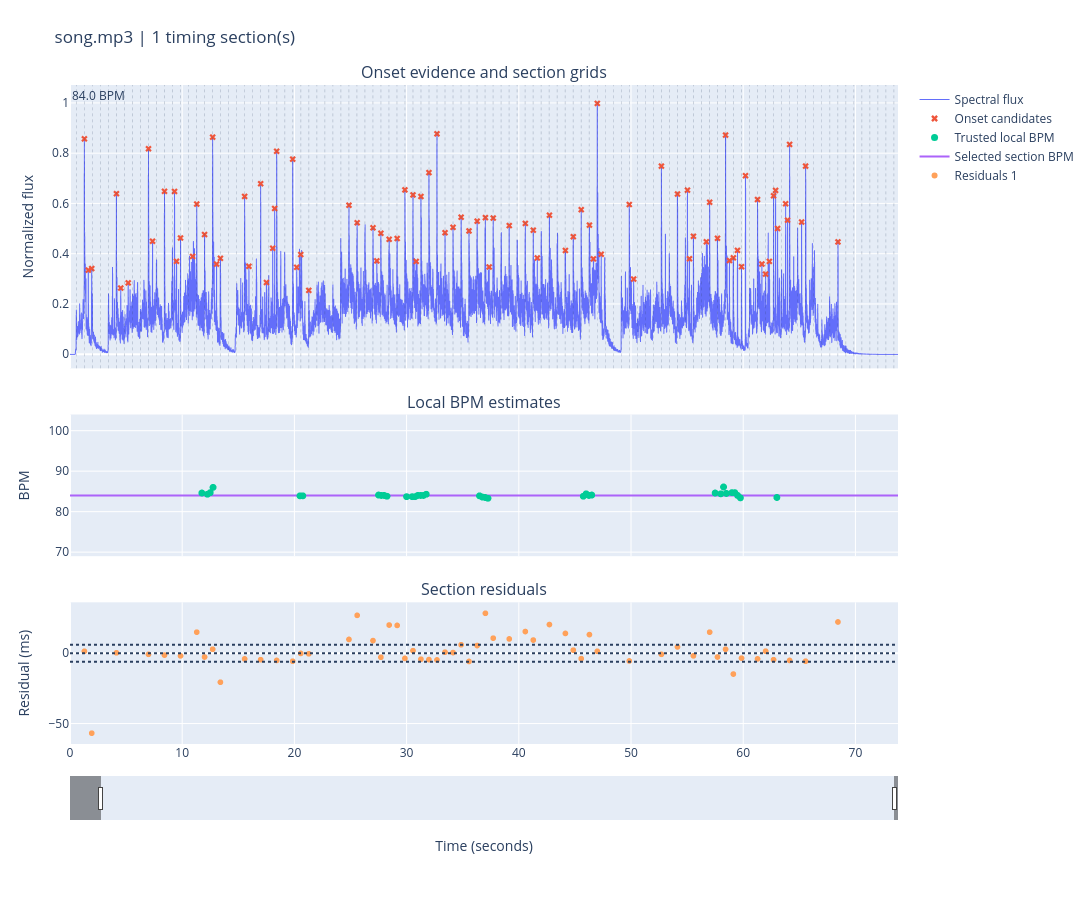

The notebook cell saved with this chart:
### Markdown cell above
## 5. Optional prediction visualizer

### Code cell
figure = core.visualize_timing_segments(result)

### Figure 1 — Plotly figure (JSON) as saved in the notebook; plotly's stock layout.template omitted (floating-point values rounded to 4 significant figures; data arrays with more than 128 entries replaced by an {"elided": "..."} marker saying what was removed)
{"data": [{"line": {"width": 1}, "mode": "lines", "name": "Spectral flux", "type": "scattergl", "x": {"elided": "12713 float values"}, "xaxis": "x", "y": {"elided": "12713 float values"}, "yaxis": "y"}, {"marker": {"size": 6, "symbol": "x"}, "mode": "markers", "name": "Onset candidates", "type": "scattergl", "x": [1.283, 1.631, 1.939, 4.139, 4.522, 5.19, 6.995, 7.355, 8.423, 9.317, 9.491, 9.851, 10.92, 11.3, 11.99, 12.71, 13.06, 13.4, 15.56, 15.95, 16.99, 17.51, 18.07, 18.24, 18.42, 19.85, 20.21, 20.57, 21.28, 24.86, 25.59, 27.0, 27.35, 27.71, 28.44, 29.16, 29.85, 30.57, 30.85, 31.28, 31.99, 32.71, 33.43, 34.14, 34.86, 35.56, 36.29, 37.02, 37.36, 37.72, 39.15, 40.58, 41.29, 41.65, 42.73, 44.15, 44.86, 45.56, 46.29, 46.65, 47.0, 47.35, 49.85, 50.24, 52.71, 54.14, 55.03, 55.21, 55.57, 56.71, 57.01, 57.71, 58.43, 58.78, 59.12, 59.49, 59.85, 60.2, 61.28, 61.67, 62.0, 62.33, 62.71, 62.89, 63.07, 63.78, 63.95, 64.13, 65.21, 65.56, 68.45], "xaxis": "x", "y": [0.8587, 0.3356, 0.3419, 0.6403, 0.2641, 0.2848, 0.8192, 0.4508, 0.6496, 0.6491, 0.3708, 0.4637, 0.3903, 0.5989, 0.4774, 0.8655, 0.3597, 0.3826, 0.6294, 0.3509, 0.68, 0.2863, 0.423, 0.5813, 0.8093, 0.7778, 0.3469, 0.3978, 0.255, 0.5942, 0.5243, 0.5044, 0.3725, 0.4826, 0.4585, 0.4616, 0.6554, 0.6354, 0.3703, 0.6291, 0.7242, 0.8788, 0.4847, 0.5062, 0.5466, 0.4917, 0.5308, 0.5448, 0.3482, 0.5431, 0.513, 0.5218, 0.4947, 0.3841, 0.5545, 0.4139, 0.4687, 0.5766, 0.5149, 0.3803, 1.0, 0.399, 0.5971, 0.3, 0.75, 0.6388, 0.6543, 0.3809, 0.4705, 0.4486, 0.606, 0.4625, 0.8737, 0.3738, 0.3846, 0.4143, 0.3492, 0.7119, 0.6169, 0.36, 0.3198, 0.3705, 0.6319, 0.6533, 0.5015, 0.6001, 0.5346, 0.8365, 0.5273, 0.7501, 0.448], "yaxis": "y"}, {"hovertemplate": "time=%{x:.3f}s<br>BPM=%{y:.2f}<extra></extra>", "marker": {"size": 7}, "mode": "markers", "name": "Trusted local BPM", "type": "scattergl", "x": [11.75, 12.25, 12.5, 12.75, 20.5, 20.75, 27.5, 27.75, 28.0, 28.25, 30.0, 30.5, 30.75, 31.0, 31.25, 31.5, 31.75, 36.5, 36.75, 37.0, 37.25, 45.75, 46.0, 46.25, 46.5, 57.5, 58.0, 58.25, 58.5, 59.0, 59.25, 59.5, 59.75, 63.0], "xaxis": "x2", "y": [84.7, 84.4, 84.8, 86.1, 84.0, 84.0, 84.2, 84.1, 84.1, 83.9, 83.8, 83.8, 83.8, 84.1, 84.1, 84.1, 84.4, 84.0, 83.7, 83.6, 83.4, 83.9, 84.5, 84.1, 84.2, 84.7, 84.5, 86.2, 84.6, 84.8, 84.8, 84.1, 83.5, 83.6], "yaxis": "y2"}, {"line": {"shape": "hv", "width": 2}, "mode": "lines", "name": "Selected section BPM", "type": "scatter", "x": [0, 73.8], "xaxis": "x2", "y": [84, 84], "yaxis": "y2"}, {"hovertemplate": "time=%{x:.4f}s<br>residual=%{y:.3f}ms<extra></extra>", "marker": {"size": 6}, "mode": "markers", "name": "Residuals 1", "type": "scattergl", "x": [1.283, 1.939, 4.139, 6.995, 8.423, 9.851, 11.3, 11.99, 12.71, 13.4, 15.56, 16.99, 18.42, 19.85, 20.57, 21.28, 24.86, 25.59, 27.0, 27.71, 28.44, 29.16, 29.85, 30.57, 31.28, 31.99, 32.71, 33.43, 34.14, 34.86, 35.56, 36.29, 37.02, 37.72, 39.15, 40.58, 41.29, 42.73, 44.15, 44.86, 45.56, 46.29, 47.0, 49.85, 52.71, 54.14, 55.57, 57.01, 57.71, 58.43, 59.12, 59.85, 61.28, 62.0, 62.71, 64.13, 65.56, 68.45], "xaxis": "x3", "y": [1.474, -56.85, 0.3855, -0.7029, -1.247, -1.791, 15.08, -2.608, 2.925, -20.57, -3.968, -4.512, -5.057, -5.601, -0.06803, -0.3401, 9.909, 27.05, 9.093, -2.789, 20.16, 19.89, -3.605, 1.927, -4.15, -4.422, -4.694, 0.839, 0.5669, 6.1, -5.782, 5.556, 28.5, 10.82, 10.27, 15.53, 9.456, 20.52, 14.17, 2.29, -3.787, 13.36, 1.474, -5.42, -0.7029, 4.558, -1.791, 15.08, -2.608, 2.925, -14.76, -3.424, -3.968, 1.565, -4.512, -5.057, -5.601, 22.34], "yaxis": "y3"}], "layout": {"annotations": [{"font": {"size": 16}, "showarrow": false, "text": "Onset evidence and section grids", "x": 0.5, "xanchor": "center", "xref": "paper", "y": 1, "yanchor": "bottom", "yref": "paper"}, {"font": {"size": 16}, "showarrow": false, "text": "Local BPM estimates", "x": 0.5, "xanchor": "center", "xref": "paper", "y": 0.5, "yanchor": "bottom", "yref": "paper"}, {"font": {"size": 16}, "showarrow": false, "text": "Section residuals", "x": 0.5, "xanchor": "center", "xref": "paper", "y": 0.215, "yanchor": "bottom", "yref": "paper"}, {"showarrow": false, "text": "84.0 BPM", "x": 0, "xanchor": "left", "xref": "x", "y": 1, "yanchor": "top", "yref": "y domain"}], "autosize": false, "dragmode": "pan", "height": 900, "hovermode": "closest", "margin": {"b": 80, "l": 70, "r": 30, "t": 85}, "shapes": [{"line": {"dash": "dot", "width": 0.6}, "opacity": 0.35, "type": "line", "x0": 0.5671, "x1": 0.5671, "xref": "x", "y0": 0, "y1": 1, "yref": "y domain"}, {"line": {"dash": "dot", "width": 0.6}, "opacity": 0.35, "type": "line", "x0": 1.281, "x1": 1.281, "xref": "x", "y0": 0, "y1": 1, "yref": "y domain"}, {"line": {"dash": "dot", "width": 0.6}, "opacity": 0.35, "type": "line", "x0": 1.996, "x1": 1.996, "xref": "x", "y0": 0, "y1": 1, "yref": "y domain"}, {"line": {"dash": "dot", "width": 0.6}, "opacity": 0.35, "type": "line", "x0": 2.71, "x1": 2.71, "xref": "x", "y0": 0, "y1": 1, "yref": "y domain"}, {"line": {"dash": "dot", "width": 0.6}, "opacity": 0.35, "type": "line", "x0": 3.424, "x1": 3.424, "xref": "x", "y0": 0, "y1": 1, "yref": "y domain"}, {"line": {"dash": "dot", "width": 0.6}, "opacity": 0.35, "type": "line", "x0": 4.139, "x1": 4.139, "xref": "x", "y0": 0, "y1": 1, "yref": "y domain"}, {"line": {"dash": "dot", "width": 0.6}, "opacity": 0.35, "type": "line", "x0": 4.853, "x1": 4.853, "xref": "x", "y0": 0, "y1": 1, "yref": "y domain"}, {"line": {"dash": "dot", "width": 0.6}, "opacity": 0.35, "type": "line", "x0": 5.567, "x1": 5.567, "xref": "x", "y0": 0, "y1": 1, "yref": "y domain"}, {"line": {"dash": "dot", "width": 0.6}, "opacity": 0.35, "type": "line", "x0": 6.281, "x1": 6.281, "xref": "x", "y0": 0, "y1": 1, "yref": "y domain"}, {"line": {"dash": "dot", "width": 0.6}, "opacity": 0.35, "type": "line", "x0": 6.996, "x1": 6.996, "xref": "x", "y0": 0, "y1": 1, "yref": "y domain"}, {"line": {"dash": "dot", "width": 0.6}, "opacity": 0.35, "type": "line", "x0": 7.71, "x1": 7.71, "xref": "x", "y0": 0, "y1": 1, "yref": "y domain"}, {"line": {"dash": "dot", "width": 0.6}, "opacity": 0.35, "type": "line", "x0": 8.424, "x1": 8.424, "xref": "x", "y0": 0, "y1": 1, "yref": "y domain"}, {"line": {"dash": "dot", "width": 0.6}, "opacity": 0.35, "type": "line", "x0": 9.139, "x1": 9.139, "xref": "x", "y0": 0, "y1": 1, "yref": "y domain"}, {"line": {"dash": "dot", "width": 0.6}, "opacity": 0.35, "type": "line", "x0": 9.853, "x1": 9.853, "xref": "x", "y0": 0, "y1": 1, "yref": "y domain"}, {"line": {"dash": "dot", "width": 0.6}, "opacity": 0.35, "type": "line", "x0": 10.57, "x1": 10.57, "xref": "x", "y0": 0, "y1": 1, "yref": "y domain"}, {"line": {"dash": "dot", "width": 0.6}, "opacity": 0.35, "type": "line", "x0": 11.28, "x1": 11.28, "xref": "x", "y0": 0, "y1": 1, "yref": "y domain"}, {"line": {"dash": "dot", "width": 0.6}, "opacity": 0.35, "type": "line", "x0": 12.0, "x1": 12.0, "xref": "x", "y0": 0, "y1": 1, "yref": "y domain"}, {"line": {"dash": "dot", "width": 0.6}, "opacity": 0.35, "type": "line", "x0": 12.71, "x1": 12.71, "xref": "x", "y0": 0, "y1": 1, "yref": "y domain"}, {"line": {"dash": "dot", "width": 0.6}, "opacity": 0.35, "type": "line", "x0": 13.42, "x1": 13.42, "xref": "x", "y0": 0, "y1": 1, "yref": "y domain"}, {"line": {"dash": "dot", "width": 0.6}, "opacity": 0.35, "type": "line", "x0": 14.14, "x1": 14.14, "xref": "x", "y0": 0, "y1": 1, "yref": "y domain"}, {"line": {"dash": "dot", "width": 0.6}, "opacity": 0.35, "type": "line", "x0": 14.85, "x1": 14.85, "xref": "x", "y0": 0, "y1": 1, "yref": "y domain"}, {"line": {"dash": "dot", "width": 0.6}, "opacity": 0.35, "type": "line", "x0": 15.57, "x1": 15.57, "xref": "x", "y0": 0, "y1": 1, "yref": "y domain"}, {"line": {"dash": "dot", "width": 0.6}, "opacity": 0.35, "type": "line", "x0": 16.28, "x1": 16.28, "xref": "x", "y0": 0, "y1": 1, "yref": "y domain"}, {"line": {"dash": "dot", "width": 0.6}, "opacity": 0.35, "type": "line", "x0": 17.0, "x1": 17.0, "xref": "x", "y0": 0, "y1": 1, "yref": "y domain"}, {"line": {"dash": "dot", "width": 0.6}, "opacity": 0.35, "type": "line", "x0": 17.71, "x1": 17.71, "xref": "x", "y0": 0, "y1": 1, "yref": "y domain"}, {"line": {"dash": "dot", "width": 0.6}, "opacity": 0.35, "type": "line", "x0": 18.42, "x1": 18.42, "xref": "x", "y0": 0, "y1": 1, "yref": "y domain"}, {"line": {"dash": "dot", "width": 0.6}, "opacity": 0.35, "type": "line", "x0": 19.14, "x1": 19.14, "xref": "x", "y0": 0, "y1": 1, "yref": "y domain"}, {"line": {"dash": "dot", "width": 0.6}, "opacity": 0.35, "type": "line", "x0": 19.85, "x1": 19.85, "xref": "x", "y0": 0, "y1": 1, "yref": "y domain"}, {"line": {"dash": "dot", "width": 0.6}, "opacity": 0.35, "type": "line", "x0": 20.57, "x1": 20.57, "xref": "x", "y0": 0, "y1": 1, "yref": "y domain"}, {"line": {"dash": "dot", "width": 0.6}, "opacity": 0.35, "type": "line", "x0": 21.28, "x1": 21.28, "xref": "x", "y0": 0, "y1": 1, "yref": "y domain"}, {"line": {"dash": "dot", "width": 0.6}, "opacity": 0.35, "type": "line", "x0": 22.0, "x1": 22.0, "xref": "x", "y0": 0, "y1": 1, "yref": "y domain"}, {"line": {"dash": "dot", "width": 0.6}, "opacity": 0.35, "type": "line", "x0": 22.71, "x1": 22.71, "xref": "x", "y0": 0, "y1": 1, "yref": "y domain"}, {"line": {"dash": "dot", "width": 0.6}, "opacity": 0.35, "type": "line", "x0": 23.42, "x1": 23.42, "xref": "x", "y0": 0, "y1": 1, "yref": "y domain"}, {"line": {"dash": "dot", "width": 0.6}, "opacity": 0.35, "type": "line", "x0": 24.14, "x1": 24.14, "xref": "x", "y0": 0, "y1": 1, "yref": "y domain"}, {"line": {"dash": "dot", "width": 0.6}, "opacity": 0.35, "type": "line", "x0": 24.85, "x1": 24.85, "xref": "x", "y0": 0, "y1": 1, "yref": "y domain"}, {"line": {"dash": "dot", "width": 0.6}, "opacity": 0.35, "type": "line", "x0": 25.57, "x1": 25.57, "xref": "x", "y0": 0, "y1": 1, "yref": "y domain"}, {"line": {"dash": "dot", "width": 0.6}, "opacity": 0.35, "type": "line", "x0": 26.28, "x1": 26.28, "xref": "x", "y0": 0, "y1": 1, "yref": "y domain"}, {"line": {"dash": "dot", "width": 0.6}, "opacity": 0.35, "type": "line", "x0": 27.0, "x1": 27.0, "xref": "x", "y0": 0, "y1": 1, "yref": "y domain"}, {"line": {"dash": "dot", "width": 0.6}, "opacity": 0.35, "type": "line", "x0": 27.71, "x1": 27.71, "xref": "x", "y0": 0, "y1": 1, "yref": "y domain"}, {"line": {"dash": "dot", "width": 0.6}, "opacity": 0.35, "type": "line", "x0": 28.42, "x1": 28.42, "xref": "x", "y0": 0, "y1": 1, "yref": "y domain"}, {"line": {"dash": "dot", "width": 0.6}, "opacity": 0.35, "type": "line", "x0": 29.14, "x1": 29.14, "xref": "x", "y0": 0, "y1": 1, "yref": "y domain"}, {"line": {"dash": "dot", "width": 0.6}, "opacity": 0.35, "type": "line", "x0": 29.85, "x1": 29.85, "xref": "x", "y0": 0, "y1": 1, "yref": "y domain"}, {"line": {"dash": "dot", "width": 0.6}, "opacity": 0.35, "type": "line", "x0": 30.57, "x1": 30.57, "xref": "x", "y0": 0, "y1": 1, "yref": "y domain"}, {"line": {"dash": "dot", "width": 0.6}, "opacity": 0.35, "type": "line", "x0": 31.28, "x1": 31.28, "xref": "x", "y0": 0, "y1": 1, "yref": "y domain"}, {"line": {"dash": "dot", "width": 0.6}, "opacity": 0.35, "type": "line", "x0": 32.0, "x1": 32.0, "xref": "x", "y0": 0, "y1": 1, "yref": "y domain"}, {"line": {"dash": "dot", "width": 0.6}, "opacity": 0.35, "type": "line", "x0": 32.71, "x1": 32.71, "xref": "x", "y0": 0, "y1": 1, "yref": "y domain"}, {"line": {"dash": "dot", "width": 0.6}, "opacity": 0.35, "type": "line", "x0": 33.42, "x1": 33.42, "xref": "x", "y0": 0, "y1": 1, "yref": "y domain"}, {"line": {"dash": "dot", "width": 0.6}, "opacity": 0.35, "type": "line", "x0": 34.14, "x1": 34.14, "xref": "x", "y0": 0, "y1": 1, "yref": "y domain"}, {"line": {"dash": "dot", "width": 0.6}, "opacity": 0.35, "type": "line", "x0": 34.85, "x1": 34.85, "xref": "x", "y0": 0, "y1": 1, "yref": "y domain"}, {"line": {"dash": "dot", "width": 0.6}, "opacity": 0.35, "type": "line", "x0": 35.57, "x1": 35.57, "xref": "x", "y0": 0, "y1": 1, "yref": "y domain"}, {"line": {"dash": "dot", "width": 0.6}, "opacity": 0.35, "type": "line", "x0": 36.28, "x1": 36.28, "xref": "x", "y0": 0, "y1": 1, "yref": "y domain"}, {"line": {"dash": "dot", "width": 0.6}, "opacity": 0.35, "type": "line", "x0": 37.0, "x1": 37.0, "xref": "x", "y0": 0, "y1": 1, "yref": "y domain"}, {"line": {"dash": "dot", "width": 0.6}, "opacity": 0.35, "type": "line", "x0": 37.71, "x1": 37.71, "xref": "x", "y0": 0, "y1": 1, "yref": "y domain"}, {"line": {"dash": "dot", "width": 0.6}, "opacity": 0.35, "type": "line", "x0": 38.42, "x1": 38.42, "xref": "x", "y0": 0, "y1": 1, "yref": "y domain"}, {"line": {"dash": "dot", "width": 0.6}, "opacity": 0.35, "type": "line", "x0": 39.14, "x1": 39.14, "xref": "x", "y0": 0, "y1": 1, "yref": "y domain"}, {"line": {"dash": "dot", "width": 0.6}, "opacity": 0.35, "type": "line", "x0": 39.85, "x1": 39.85, "xref": "x", "y0": 0, "y1": 1, "yref": "y domain"}, {"line": {"dash": "dot", "width": 0.6}, "opacity": 0.35, "type": "line", "x0": 40.57, "x1": 40.57, "xref": "x", "y0": 0, "y1": 1, "yref": "y domain"}, {"line": {"dash": "dot", "width": 0.6}, "opacity": 0.35, "type": "line", "x0": 41.28, "x1": 41.28, "xref": "x", "y0": 0, "y1": 1, "yref": "y domain"}, {"line": {"dash": "dot", "width": 0.6}, "opacity": 0.35, "type": "line", "x0": 42.0, "x1": 42.0, "xref": "x", "y0": 0, "y1": 1, "yref": "y domain"}, {"line": {"dash": "dot", "width": 0.6}, "opacity": 0.35, "type": "line", "x0": 42.71, "x1": 42.71, "xref": "x", "y0": 0, "y1": 1, "yref": "y domain"}, {"line": {"dash": "dot", "width": 0.6}, "opacity": 0.35, "type": "line", "x0": 43.42, "x1": 43.42, "xref": "x", "y0": 0, "y1": 1, "yref": "y domain"}, {"line": {"dash": "dot", "width": 0.6}, "opacity": 0.35, "type": "line", "x0": 44.14, "x1": 44.14, "xref": "x", "y0": 0, "y1": 1, "yref": "y domain"}, {"line": {"dash": "dot", "width": 0.6}, "opacity": 0.35, "type": "line", "x0": 44.85, "x1": 44.85, "xref": "x", "y0": 0, "y1": 1, "yref": "y domain"}, {"line": {"dash": "dot", "width": 0.6}, "opacity": 0.35, "type": "line", "x0": 45.57, "x1": 45.57, "xref": "x", "y0": 0, "y1": 1, "yref": "y domain"}, {"line": {"dash": "dot", "width": 0.6}, "opacity": 0.35, "type": "line", "x0": 46.28, "x1": 46.28, "xref": "x", "y0": 0, "y1": 1, "yref": "y domain"}, {"line": {"dash": "dot", "width": 0.6}, "opacity": 0.35, "type": "line", "x0": 47.0, "x1": 47.0, "xref": "x", "y0": 0, "y1": 1, "yref": "y domain"}, {"line": {"dash": "dot", "width": 0.6}, "opacity": 0.35, "type": "line", "x0": 47.71, "x1": 47.71, "xref": "x", "y0": 0, "y1": 1, "yref": "y domain"}, {"line": {"dash": "dot", "width": 0.6}, "opacity": 0.35, "type": "line", "x0": 48.42, "x1": 48.42, "xref": "x", "y0": 0, "y1": 1, "yref": "y domain"}, {"line": {"dash": "dot", "width": 0.6}, "opacity": 0.35, "type": "line", "x0": 49.14, "x1": 49.14, "xref": "x", "y0": 0, "y1": 1, "yref": "y domain"}, {"line": {"dash": "dot", "width": 0.6}, "opacity": 0.35, "type": "line", "x0": 49.85, "x1": 49.85, "xref": "x", "y0": 0, "y1": 1, "yref": "y domain"}, {"line": {"dash": "dot", "width": 0.6}, "opacity": 0.35, "type": "line", "x0": 50.57, "x1": 50.57, "xref": "x", "y0": 0, "y1": 1, "yref": "y domain"}, {"line": {"dash": "dot", "width": 0.6}, "opacity": 0.35, "type": "line", "x0": 51.28, "x1": 51.28, "xref": "x", "y0": 0, "y1": 1, "yref": "y domain"}, {"line": {"dash": "dot", "width": 0.6}, "opacity": 0.35, "type": "line", "x0": 52.0, "x1": 52.0, "xref": "x", "y0": 0, "y1": 1, "yref": "y domain"}, {"line": {"dash": "dot", "width": 0.6}, "opacity": 0.35, "type": "line", "x0": 52.71, "x1": 52.71, "xref": "x", "y0": 0, "y1": 1, "yref": "y domain"}, {"line": {"dash": "dot", "width": 0.6}, "opacity": 0.35, "type": "line", "x0": 53.42, "x1": 53.42, "xref": "x", "y0": 0, "y1": 1, "yref": "y domain"}, {"line": {"dash": "dot", "width": 0.6}, "opacity": 0.35, "type": "line", "x0": 54.14, "x1": 54.14, "xref": "x", "y0": 0, "y1": 1, "yref": "y domain"}, {"line": {"dash": "dot", "width": 0.6}, "opacity": 0.35, "type": "line", "x0": 54.85, "x1": 54.85, "xref": "x", "y0": 0, "y1": 1, "yref": "y domain"}, {"line": {"dash": "dot", "width": 0.6}, "opacity": 0.35, "type": "line", "x0": 55.57, "x1": 55.57, "xref": "x", "y0": 0, "y1": 1, "yref": "y domain"}, {"line": {"dash": "dot", "width": 0.6}, "opacity": 0.35, "type": "line", "x0": 56.28, "x1": 56.28, "xref": "x", "y0": 0, "y1": 1, "yref": "y domain"}, {"line": {"dash": "dot", "width": 0.6}, "opacity": 0.35, "type": "line", "x0": 57.0, "x1": 57.0, "xref": "x", "y0": 0, "y1": 1, "yref": "y domain"}, {"line": {"dash": "dot", "width": 0.6}, "opacity": 0.35, "type": "line", "x0": 57.71, "x1": 57.71, "xref": "x", "y0": 0, "y1": 1, "yref": "y domain"}, {"line": {"dash": "dot", "width": 0.6}, "opacity": 0.35, "type": "line", "x0": 58.42, "x1": 58.42, "xref": "x", "y0": 0, "y1": 1, "yref": "y domain"}, {"line": {"dash": "dot", "width": 0.6}, "opacity": 0.35, "type": "line", "x0": 59.14, "x1": 59.14, "xref": "x", "y0": 0, "y1": 1, "yref": "y domain"}, {"line": {"dash": "dot", "width": 0.6}, "opacity": 0.35, "type": "line", "x0": 59.85, "x1": 59.85, "xref": "x", "y0": 0, "y1": 1, "yref": "y domain"}, {"line": {"dash": "dot", "width": 0.6}, "opacity": 0.35, "type": "line", "x0": 60.57, "x1": 60.57, "xref": "x", "y0": 0, "y1": 1, "yref": "y domain"}, {"line": {"dash": "dot", "width": 0.6}, "opacity": 0.35, "type": "line", "x0": 61.28, "x1": 61.28, "xref": "x", "y0": 0, "y1": 1, "yref": "y domain"}, {"line": {"dash": "dot", "width": 0.6}, "opacity": 0.35, "type": "line", "x0": 62.0, "x1": 62.0, "xref": "x", "y0": 0, "y1": 1, "yref": "y domain"}, {"line": {"dash": "dot", "width": 0.6}, "opacity": 0.35, "type": "line", "x0": 62.71, "x1": 62.71, "xref": "x", "y0": 0, "y1": 1, "yref": "y domain"}, {"line": {"dash": "dot", "width": 0.6}, "opacity": 0.35, "type": "line", "x0": 63.42, "x1": 63.42, "xref": "x", "y0": 0, "y1": 1, "yref": "y domain"}, {"line": {"dash": "dot", "width": 0.6}, "opacity": 0.35, "type": "line", "x0": 64.14, "x1": 64.14, "xref": "x", "y0": 0, "y1": 1, "yref": "y domain"}, {"line": {"dash": "dot", "width": 0.6}, "opacity": 0.35, "type": "line", "x0": 64.85, "x1": 64.85, "xref": "x", "y0": 0, "y1": 1, "yref": "y domain"}, {"line": {"dash": "dot", "width": 0.6}, "opacity": 0.35, "type": "line", "x0": 65.57, "x1": 65.57, "xref": "x", "y0": 0, "y1": 1, "yref": "y domain"}, {"line": {"dash": "dot", "width": 0.6}, "opacity": 0.35, "type": "line", "x0": 66.28, "x1": 66.28, "xref": "x", "y0": 0, "y1": 1, "yref": "y domain"}, {"line": {"dash": "dot", "width": 0.6}, "opacity": 0.35, "type": "line", "x0": 67.0, "x1": 67.0, "xref": "x", "y0": 0, "y1": 1, "yref": "y domain"}, {"line": {"dash": "dot", "width": 0.6}, "opacity": 0.35, "type": "line", "x0": 67.71, "x1": 67.71, "xref": "x", "y0": 0, "y1": 1, "yref": "y domain"}, {"line": {"dash": "dot", "width": 0.6}, "opacity": 0.35, "type": "line", "x0": 68.42, "x1": 68.42, "xref": "x", "y0": 0, "y1": 1, "yref": "y domain"}, {"line": {"dash": "dot", "width": 0.6}, "opacity": 0.35, "type": "line", "x0": 69.14, "x1": 69.14, "xref": "x", "y0": 0, "y1": 1, "yref": "y domain"}, {"line": {"dash": "dot", "width": 0.6}, "opacity": 0.35, "type": "line", "x0": 69.85, "x1": 69.85, "xref": "x", "y0": 0, "y1": 1, "yref": "y domain"}, {"line": {"dash": "dot", "width": 0.6}, "opacity": 0.35, "type": "line", "x0": 70.57, "x1": 70.57, "xref": "x", "y0": 0, "y1": 1, "yref": "y domain"}, {"line": {"dash": "dot", "width": 0.6}, "opacity": 0.35, "type": "line", "x0": 71.28, "x1": 71.28, "xref": "x", "y0": 0, "y1": 1, "yref": "y domain"}, {"line": {"dash": "dot", "width": 0.6}, "opacity": 0.35, "type": "line", "x0": 72.0, "x1": 72.0, "xref": "x", "y0": 0, "y1": 1, "yref": "y domain"}, {"line": {"dash": "dot", "width": 0.6}, "opacity": 0.35, "type": "line", "x0": 72.71, "x1": 72.71, "xref": "x", "y0": 0, "y1": 1, "yref": "y domain"}, {"line": {"dash": "dot", "width": 0.6}, "opacity": 0.35, "type": "line", "x0": 73.42, "x1": 73.42, "xref": "x", "y0": 0, "y1": 1, "yref": "y domain"}, {"line": {"dash": "dot", "width": 0.6}, "opacity": 0.35, "type": "line", "x0": 74.14, "x1": 74.14, "xref": "x", "y0": 0, "y1": 1, "yref": "y domain"}, {"line": {"width": 0}, "opacity": 0.07, "type": "rect", "x0": 0, "x1": 73.8, "xref": "x", "y0": 0, "y1": 1, "yref": "y domain"}, {"line": {"dash": "dot"}, "type": "line", "x0": 0, "x1": 1, "xref": "x3 domain", "y0": 0, "y1": 0, "yref": "y3"}, {"line": {"dash": "dot"}, "type": "line", "x0": 0, "x1": 1, "xref": "x3 domain", "y0": 6, "y1": 6, "yref": "y3"}, {"line": {"dash": "dot"}, "type": "line", "x0": 0, "x1": 1, "xref": "x3 domain", "y0": -6, "y1": -6, "yref": "y3"}], "title": {"text": "song.mp3 | 1 timing section(s)"}, "width": 1800, "xaxis": {"anchor": "y", "domain": [0, 1], "matches": "x3", "range": [0, 73.8], "showticklabels": false}, "xaxis2": {"anchor": "y2", "domain": [0, 1], "matches": "x3", "range": [0, 73.8], "showticklabels": false}, "xaxis3": {"anchor": "y3", "domain": [0, 1], "range": [0, 73.8], "rangeslider": {"thickness": 0.06, "visible": true}, "title": {"text": "Time (seconds)"}}, "yaxis": {"anchor": "x", "domain": [0.57, 1], "title": {"text": "Normalized flux"}}, "yaxis2": {"anchor": "x2", "domain": [0.285, 0.5], "range": [69, 104], "title": {"text": "BPM"}}, "yaxis3": {"anchor": "x3", "domain": [0, 0.215], "title": {"text": "Residual (ms)"}}}}
